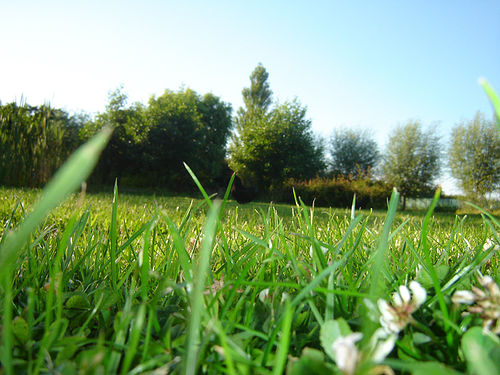
%> input picture deblatting_sroubek/bg.jpg, 500 x 375 px
$ octave test_segments.m   (GNU Octave 9; MATLAB toolbox functions it lacks are replaced by stand-ins)
%> lines starting %> are read from the running program, lines starting %| are printed output that depends on the picture
### deblatting_sroubek/linscale.m
function R = linscale(I)
%
% R = linscale(I)
%
% linear rescaling of image I to have values between 0 and 1
%

R = (I-min(I(:)))/(max(I(:))-min(I(:)));

% R = mat2gray(I);

### deblatting_sroubek/test_segments.m
%% STEP 1: create b, fg, m - rotating object (Example 1)
b = linscale(double(imread('bg.jpg'))); % background
b = b(1:256,1:256,:);
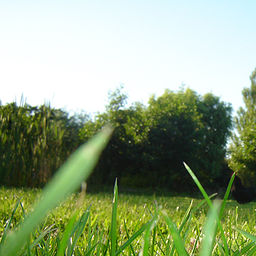
%> b: size 256x256x3 double; mean R, G, B 0.579, 0.647, 0.513
% number of segments
NS = 20;
TF = linscale(double(imread('simpleF.png')));
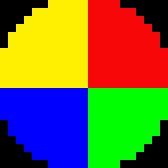
%> input picture deblatting_sroubek/simpleF.png, 21 x 21 px (shown 8 times larger)
%> (the run ends here)
